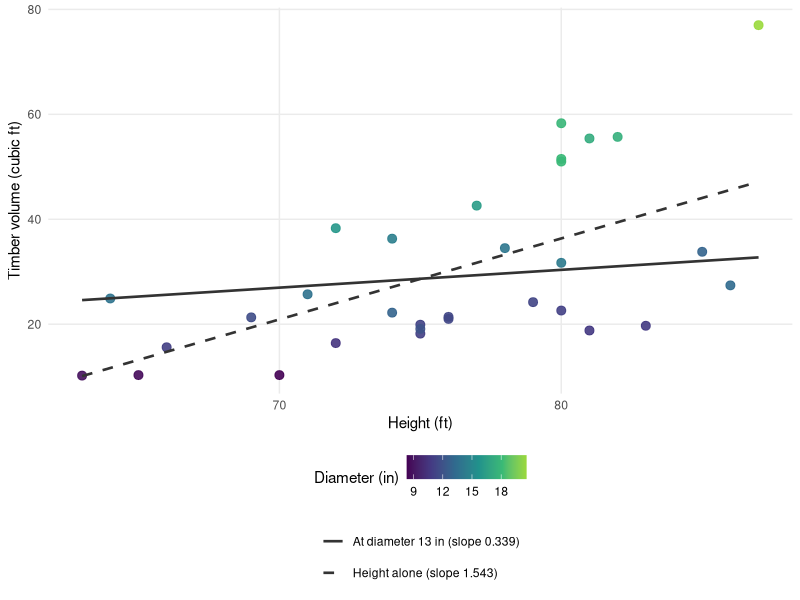
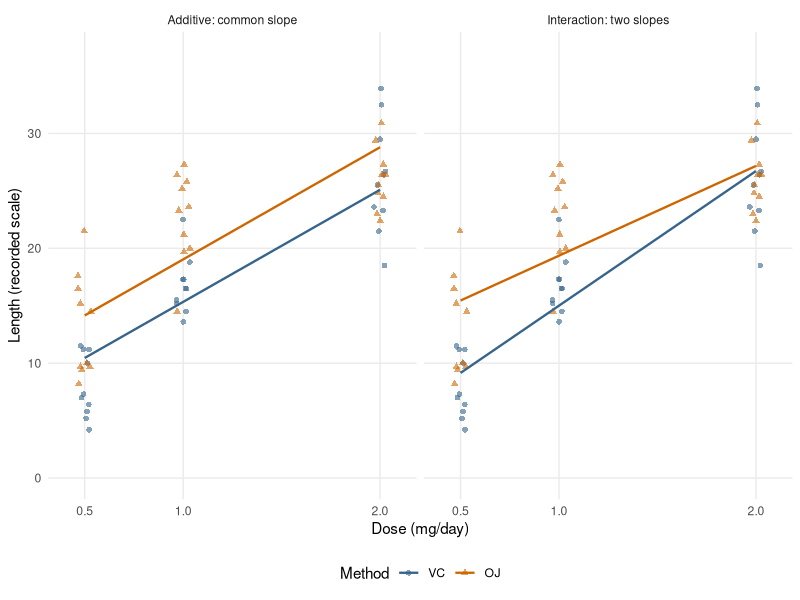
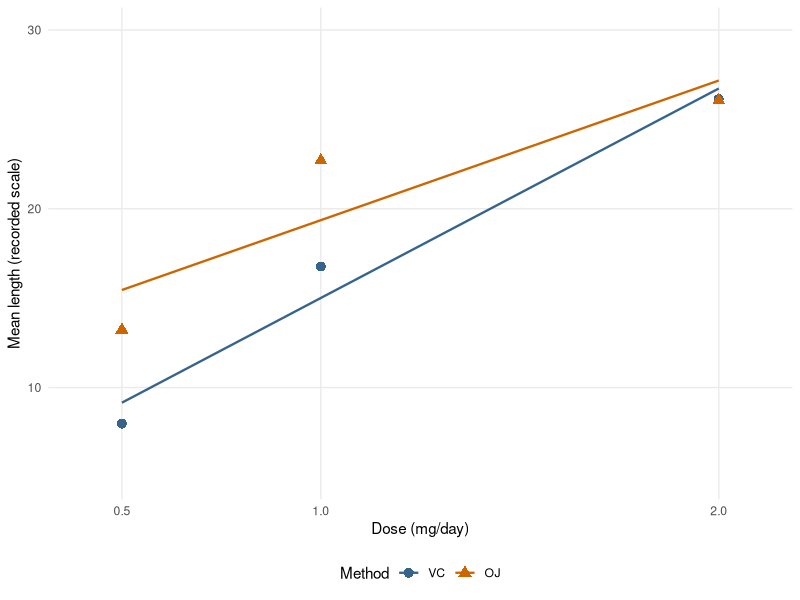

These figures' R source, in order:
## ---- chunk 1
#| label: ch5-tree-models
library(ggplot2)
theme_set(theme_minimal(base_size = 11) +
            theme(legend.position = "bottom",
              panel.grid.minor = element_blank()))
ch5_trees <- transform(datasets::trees, Diameter = Girth)
ch5_tree_simple <- lm(Volume ~ Height, data = ch5_trees)
ch5_tree_adjusted <- lm(Volume ~ Height + Diameter, data = ch5_trees)
knitr::kable(data.frame(
  Model = c("Height alone", "Height adjusted for diameter"),
  Height_coefficient = c(coef(ch5_tree_simple)["Height"],
                         coef(ch5_tree_adjusted)["Height"])),
  digits = 3, col.names = c("Model", "Height coefficient"),
  row.names = FALSE, align = "c")
## ---- chunk 2
#| label: fig-ch5-adjustment
#| echo: false
#| fig-pos: "H"
#| fig-cap: "Dashed: height-only fit. Solid: adjusted mean at diameter 13 inches. Color shows observed diameter; distances to the solid line are not residuals because the trees have different diameters."
#| fig-alt: "Timber volume against height, with tree diameter encoded by color. A steep dashed unadjusted line has slope 1.543; a shallower solid line at diameter 13 inches has slope 0.339. Both line meanings appear in the legend."
#| fig-width: 7
#| fig-height: 4.8
ch5_height_grid <- data.frame(
  Height = seq(min(ch5_trees$Height), max(ch5_trees$Height), length.out = 100),
  Diameter = 13)
ch5_height_lines <- rbind(
  transform(ch5_height_grid,
    Volume = predict(ch5_tree_simple, ch5_height_grid),
    Comparison = "Height alone (slope 1.543)"),
  transform(ch5_height_grid,
    Volume = predict(ch5_tree_adjusted, ch5_height_grid),
    Comparison = "At diameter 13 in (slope 0.339)"))
ggplot(ch5_trees, aes(Height, Volume)) +
  geom_point(aes(colour = Diameter), size = 2.7, alpha = 0.9) +
  geom_line(data = ch5_height_lines,
    aes(linetype = Comparison), colour = "#333333", linewidth = 0.9) +
  scale_colour_viridis_c(option = "D", end = 0.85) +
  scale_linetype_manual(values = c(
    "Height alone (slope 1.543)" = "dashed",
    "At diameter 13 in (slope 0.339)" = "solid")) +
  labs(x = "Height (ft)", y = "Timber volume (cubic ft)",
       colour = "Diameter (in)", linetype = NULL) +
  guides(colour = guide_colourbar(order = 1),
         linetype = guide_legend(order = 2, ncol = 1)) +
  theme(legend.box = "vertical")
## ---- chunk 3
#| label: ch5-indicator-matrix
ch5_groups <- data.frame(group = factor(c("A", "B", "C"),
                                       levels = c("A", "B", "C")))
contrasts(ch5_groups$group) <- contr.treatment(levels(ch5_groups$group), base = 1)
ch5_X_reference <- model.matrix(~ group, data = ch5_groups)
knitr::kable(
  data.frame(Group = ch5_groups$group, ch5_X_reference,
             check.names = FALSE), row.names = FALSE, align = "c")
## ---- chunk 4
#| label: ch5-indicator-no-intercept
ch5_X_means <- model.matrix(~ 0 + group, data = ch5_groups)
knitr::kable(
  data.frame(Group = ch5_groups$group, ch5_X_means,
             check.names = FALSE), row.names = FALSE, align = "c")
## ---- chunk 5
#| label: ch5-indicator-ranks
ch5_X_redundant <- cbind(`(Intercept)` = 1, ch5_X_means)
ch5_codings <- list(ch5_X_reference, ch5_X_redundant, ch5_X_means)
knitr::kable(data.frame(
  Coding = c("Intercept + B + C", "Intercept + A + B + C", "A + B + C"),
  Columns = vapply(ch5_codings, ncol, integer(1)),
  Rank = vapply(ch5_codings, function(X) qr(X)$rank, integer(1))),
  row.names = FALSE, align = "c")
## ---- chunk 6
#| label: ch5-coding-output-data
ch5_coding_data <- data.frame(
  group = factor(rep(c("A", "B", "C"), each = 3),
                 levels = c("A", "B", "C")),
  y = c(16, 18, 20, 20, 22, 24, 17, 19, 21))
contrasts(ch5_coding_data$group) <-
  contr.treatment(levels(ch5_coding_data$group), base = 1)
ch5_fit_reference <- lm(y ~ group, data = ch5_coding_data)
ch5_fit_means <- lm(y ~ 0 + group, data = ch5_coding_data)
## ---- chunk 7
#| label: ch5-coding-output-reference
coef(summary(ch5_fit_reference))
## ---- chunk 8
#| label: ch5-coding-output-means
coef(summary(ch5_fit_means))
## ---- chunk 9
#| label: ch5-coding-reference-B
ch5_coding_B <- ch5_coding_data
ch5_coding_B$group <- relevel(ch5_coding_B$group, ref = "B")
ch5_fit_reference_B <- lm(y ~ group, data = ch5_coding_B)
## ---- chunk 10
#| label: ch5-coding-output-equivalence
all.equal(fitted(ch5_fit_reference), fitted(ch5_fit_means))
all.equal(residuals(ch5_fit_reference), residuals(ch5_fit_means))
all.equal(fitted(ch5_fit_reference), fitted(ch5_fit_reference_B))
all.equal(residuals(ch5_fit_reference), residuals(ch5_fit_reference_B))
c(SSE_reference_A = deviance(ch5_fit_reference),
  SSE_no_intercept = deviance(ch5_fit_means),
  SSE_reference_B = deviance(ch5_fit_reference_B))
## ---- chunk 11
#| label: ch5-tooth-data
ch5_tooth <- datasets::ToothGrowth
ch5_tooth$supp <- factor(ch5_tooth$supp, levels = c("VC", "OJ"))
ch5_tooth$dose_f <- factor(ch5_tooth$dose, levels = c(0.5, 1, 2))
contrasts(ch5_tooth$supp) <-
  contr.treatment(levels(ch5_tooth$supp), base = 1)
contrasts(ch5_tooth$dose_f) <-
  contr.treatment(levels(ch5_tooth$dose_f), base = 1)
stopifnot(!anyNA(ch5_tooth))
ch5_cell_summary <- aggregate(
  len ~ supp + dose, data = ch5_tooth,
  FUN = function(y) c(n = length(y), mean = mean(y)))
ch5_summary_table <- data.frame(ch5_cell_summary[1:2],
                                 ch5_cell_summary$len)
## ---- chunk 12
#| label: ch5-tooth-summary
knitr::kable(ch5_summary_table, digits = 2, align = "c",
  col.names = c("Method", "Dose (mg/day)", "n", "Mean length"))
## ---- chunk 13
#| label: ch5-center-dose
ch5_tooth$dose_c <- ch5_tooth$dose - 1
## ---- chunk 14
#| label: ch5-additive-fit
ch5_fit_add <- lm(len ~ dose_c + supp, data = ch5_tooth)
## ---- chunk 15
#| label: ch5-additive-predictions
ch5_additive_fitted <- ch5_summary_table[c("supp", "dose", "mean")]
ch5_additive_fitted$supp <- factor(ch5_additive_fitted$supp,
                                 levels = c("VC", "OJ"))
ch5_additive_fitted$dose_c <- ch5_additive_fitted$dose - 1
ch5_additive_fitted$fitted <- predict(
  ch5_fit_add, newdata = ch5_additive_fitted)
knitr::kable(
  ch5_additive_fitted[c("supp", "dose", "mean", "fitted")],
  digits = 2, row.names = FALSE, align = "c",
  col.names = c("Method", "Dose (mg/day)", "Mean length", "Fitted value"))
## ---- chunk 16
#| label: ch5-additive-centering
ch5_fit_add_raw <- lm(len ~ dose + supp, data = ch5_tooth)
knitr::kable(data.frame(
  Term = c("Intercept", "VC dose slope", "OJ coefficient"),
  Using_dose = unname(coef(ch5_fit_add_raw)),
  Using_centered_dose = unname(coef(ch5_fit_add))),
  digits = 4, row.names = FALSE, align = "c",
  col.names = c("Term", "Using dose", "Using dose - 1"))
all.equal(fitted(ch5_fit_add_raw), fitted(ch5_fit_add))
## ---- chunk 17
#| label: ch5-interaction-design
ch5_profiles <- expand.grid(dose_c = c(-0.5, 0, 1),
                            supp = c("VC", "OJ"))
ch5_profiles$supp <- factor(ch5_profiles$supp, levels = c("VC", "OJ"))
contrasts(ch5_profiles$supp) <- contr.treatment(levels(ch5_profiles$supp), base = 1)
## ---- chunk 18
#| label: ch5-interaction-matrix
knitr::kable(model.matrix(~ dose_c * supp, data = ch5_profiles),
             row.names = FALSE, align = "c")
## ---- chunk 19
#| label: ch5-interaction-fit
ch5_fit_int <- lm(len ~ dose_c * supp, data = ch5_tooth)
## ---- chunk 20
#| label: ch5-interaction-centering
ch5_fit_int_raw <- lm(len ~ dose * supp, data = ch5_tooth)
knitr::kable(data.frame(
  Term = c("Intercept", "VC dose slope", "OJ coefficient",
           "Slope difference"),
  Using_dose = unname(coef(ch5_fit_int_raw)),
  Using_centered_dose = unname(coef(ch5_fit_int))),
  digits = 4, row.names = FALSE, align = "c",
  col.names = c("Term", "Using dose", "Using dose - 1"))
all.equal(fitted(ch5_fit_int_raw), fitted(ch5_fit_int))
all.equal(deviance(ch5_fit_int_raw), deviance(ch5_fit_int))
## ---- chunk 21
#| label: fig-ch5-parallel-versus-interaction
#| echo: false
#| fig-pos: "H"
#| fig-cap: "The same observations fitted with parallel lines (additive) or separate slopes (interaction). Horizontal jitter is for display only; both models use the original doses."
#| fig-alt: "Two panels show length against vitamin C dose for VC and OJ. The additive fit has parallel lines; the interaction fit has a steeper VC line. Both panels display the same individual observations."
#| fig-width: 7
#| fig-height: 4
set.seed(8561)
ch5_tooth$dose_plot <- ch5_tooth$dose + runif(nrow(ch5_tooth), -0.035, 0.035)
ch5_cols <- c(VC = "steelblue4", OJ = "darkorange3")
ch5_grid <- expand.grid(dose = seq(0.5, 2, length.out = 100),
                        supp = levels(ch5_tooth$supp))
ch5_grid$dose_c <- ch5_grid$dose - 1
ch5_prediction <- rbind(
  transform(ch5_grid, length = predict(ch5_fit_add, newdata = ch5_grid),
            model = "Additive: common slope"),
  transform(ch5_grid, length = predict(ch5_fit_int, newdata = ch5_grid),
            model = "Interaction: two slopes"))
ggplot(ch5_tooth, aes(dose_plot, len, colour = supp)) +
  geom_point(aes(shape = supp), alpha = 0.6, size = 1.6) +
  geom_line(data = ch5_prediction, aes(x = dose, y = length),
    linewidth = 0.8) +
  scale_colour_manual(values = ch5_cols) +
  scale_shape_manual(values = c(VC = 16, OJ = 17)) +
  scale_x_continuous(breaks = c(0.5, 1, 2)) +
  facet_wrap(~ model, nrow = 1) +
  coord_cartesian(xlim = c(0.4, 2.1), ylim = c(0, 37)) +
  labs(x = "Dose (mg/day)", y = "Length (recorded scale)",
       colour = "Method", shape = "Method")
## ---- chunk 22
#| label: ch5-model-comparisons
ch5_fit_dose <- lm(len ~ dose_c, data = ch5_tooth)
ch5_fit_cells <- lm(len ~ dose_f * supp, data = ch5_tooth)
ch5_tests <- list(
  "Equal slopes" = anova(ch5_fit_add, ch5_fit_int),
  "Identical lines" = anova(ch5_fit_dose, ch5_fit_int),
  "Straight-line means" = anova(ch5_fit_int, ch5_fit_cells))
ch5_test_results <- do.call(rbind, lapply(names(ch5_tests), function(name) {
  a <- ch5_tests[[name]]
  data.frame(Comparison = name,
    df = sprintf("(%d, %d)", a$Df[2], a$Res.Df[2]),
    F = round(a$F[2], 3),
    p_value = format.pval(a$`Pr(>F)`[2], digits = 3, eps = 0.0001))
}))
knitr::kable(ch5_test_results, row.names = FALSE, align = "c",
             col.names = c("Comparison", "F degrees of freedom", "F", "p-value"))
## ---- chunk 23
#| label: fig-ch5-dose-shape
#| echo: false
#| fig-pos: "H"
#| fig-cap: "Points show the six observed method-dose means; lines show the interaction fit. A factor-dose model reproduces each point, while straight lines cannot."
#| fig-alt: "For each delivery method, three cell means are plotted against dose and compared with its fitted straight line. The means at 1 mg/day lie above the fitted lines."
#| fig-width: 6.5
#| fig-height: 3.8
ch5_means <- aggregate(len ~ dose + supp, data = ch5_tooth, mean)
ch5_lines <- transform(ch5_grid,
                        length = predict(ch5_fit_int, newdata = ch5_grid))
ggplot(ch5_means, aes(dose, len, colour = supp)) +
  geom_line(data = ch5_lines, aes(y = length), linewidth = 0.8) +
  geom_point(aes(shape = supp), size = 3) +
  scale_colour_manual(values = ch5_cols) +
  scale_shape_manual(values = c(VC = 16, OJ = 17)) +
  scale_x_continuous(breaks = c(0.5, 1, 2)) +
  coord_cartesian(xlim = c(0.4, 2.1), ylim = c(5, 30)) +
  labs(x = "Dose (mg/day)", y = "Mean length (recorded scale)",
       colour = "Method", shape = "Method")
